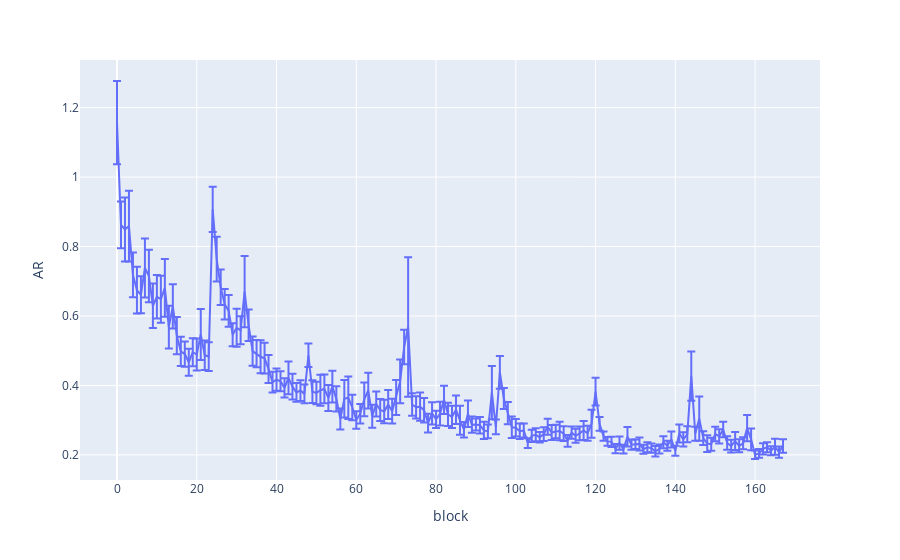

Notebook cell for this chart:
### Code cell
px.line(db_mean,y=db_mean['AR'],error_y=db_SE['AR'])

### Figure 1 — Plotly figure (JSON) as saved in the notebook; plotly's stock layout.template omitted (floating-point values rounded to 4 significant figures; data arrays with more than 128 entries replaced by an {"elided": "..."} marker saying what was removed)
{"data": [{"error_y": {"array": {"elided": "168 float values"}}, "hovertemplate": "block=%{x}<br>AR=%{y}<extra></extra>", "legendgroup": "", "line": {"color": "#636efa", "dash": "solid"}, "mode": "lines", "name": "", "orientation": "v", "showlegend": false, "type": "scatter", "x": {"elided": "168 int values"}, "xaxis": "x", "y": {"elided": "168 float values"}, "yaxis": "y"}], "layout": {"legend": {"tracegroupgap": 0}, "margin": {"t": 60}, "xaxis": {"anchor": "y", "domain": [0, 1], "title": {"text": "block"}}, "yaxis": {"anchor": "x", "domain": [0, 1], "title": {"text": "AR"}}}}
